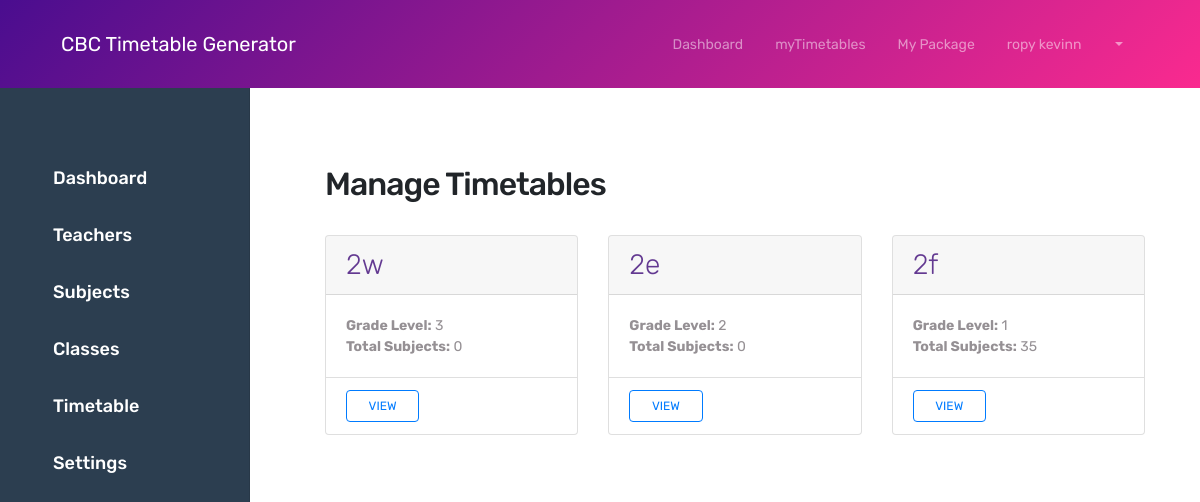
Page /admin/timetables (signed in) on the committed database.
### app/models/user.py (models this page shows, shortened)
class User(UserMixin, db.Model):
    id = db.Column(db.Integer, primary_key=True)
    username = db.Column(db.String(64), unique=True, nullable=False)
    email = db.Column(db.String(120), unique=True, nullable=False)
    password_hash = db.Column(db.String(128))
    role = db.Column(db.String(20), default='teacher')
    school_id = db.Column(db.Integer, db.ForeignKey('school.id'), nullable=False)
    is_active = db.Column(db.Boolean, default=True)
    created_at = db.Column(db.DateTime, default=db.func.current_timestamp())
    updated_at = db.Column(db.DateTime, default=db.func.current_timestamp(),
                          onupdate=db.func.current_timestamp())
    @property
    def is_admin(self):
        return self.role == 'admin'

### app/models/timetable.py (models this page shows)
class Class(db.Model):
    id = db.Column(db.Integer, primary_key=True)
    name = db.Column(db.String(20), nullable=False)
    grade_level = db.Column(db.Integer, nullable=False)
    school_id = db.Column(db.Integer, db.ForeignKey('school.id'), nullable=False)
    timetable_entries = db.relationship('TimetableEntry', backref='class', lazy=True)

### app/admin/routes.py (the view)
@bp.route('/timetables')
@login_required
@admin_required
def manage_timetables():
    classes = Class.query.filter_by(school_id=current_user.school_id).all()
    subjects = Subject.query.filter_by(school_id=current_user.school_id).all()
    teachers = Teacher.query.filter_by(school_id=current_user.school_id).all()
    return render_template('admin/manage_timetables.html',
                         classes=classes,
                         subjects=subjects,
                         teachers=teachers)

### app/models/school.py (called while the page is built)
    def has_premium_subscription(self):
        return (self.subscription_type == 'premium' and
                self.subscription_end_date > datetime.utcnow())

### app/models/user.py (called while the page is built)
@login_manager.user_loader
def load_user(id):
    return User.query.get(int(id))

### app/utils/security.py (called while the page is built)
def admin_required(f):
    @wraps(f)
    def decorated_function(*args, **kwargs):
        if not current_user.is_authenticated or not current_user.is_admin:
            abort(403)
        return f(*args, **kwargs)
    return decorated_function

### app/templates/admin/manage_timetables.html (shortened to what this page needs)
{% extends "admin/base.html" %}
{% block admin_content %}
<div class="container-fluid">
    <div class="sidebar" style="width: 250px; background-color: #2C3E50; color: white; height: 100vh; padding-top: 20px; position: fixed; top: 0; left: 0; z-index: 1000;">
        <ul class="nav flex-column" style="list-style-type: none; padding-left: 0;">
            <li class="nav-item">
                <a href="{{ url_for('admin.dashboard') }}" class="nav-link text-white" style="padding: 15px; font-size: 18px;">
                     Dashboard
                </a>
            </li>
            <li class="nav-item">
                <a href="{{ url_for('admin.manage_teachers') }}" class="nav-link text-white" style="padding: 15px; font-size: 18px;">
                     Teachers
                </a>
            </li>
            <li class="nav-item">
                <a href="{{ url_for('admin.manage_subjects') }}" class="nav-link text-white" style="padding: 15px; font-size: 18px;">
                     Subjects
                </a>
            </li>
            <li class="nav-item">
                <a href="{{ url_for('admin.manage_classes') }}" class="nav-link text-white" style="padding: 15px; font-size: 18px;">
                     Classes
                </a>
            </li>
            <li class="nav-item">
                <a href="{{ url_for('admin.manage_timetables') }}" class="nav-link text-white" style="padding: 15px; font-size: 18px;">
                     Timetable
                </a>
            </li>
            <li class="nav-item">
                <a href="{{ url_for('admin.settings') }}" class="nav-link text-white" style="padding: 15px; font-size: 18px;">
                     Settings
                </a>
            </li>
        </ul>
    </div>
    <div class="main-content" style="margin-left: 250px; padding: 20px;">
    <div class="d-flex justify-content-between align-items-center mb-4">
        <h1 class="h2">Manage Timetables</h1>
    </div>
    <div class="row">
        {% for class in classes %}
        <div class="col-md-6 col-lg-4 mb-4">
            <div class="card h-100">
                <div class="card-header">
                    <h5 class="card-title mb-0">{{ class.name }}</h5>
                </div>
                <div class="card-body">
                    <p class="card-text">
                        <strong>Grade Level:</strong> {{ class.grade_level }}<br>
                        <strong>Total Subjects:</strong> {{ class.timetable_entries|length }}
                    </p>
                </div>
                <div class="card-footer bg-transparent">
                    <div class="d-flex gap-2">
                        <a href="{{ url_for('admin.view_timetable', class_id=class.id) }}"
                           class="btn btn-outline-primary flex-grow-1">
                             View
                        </a>
                    </div>
                </div>
            </div>
        </div>
        {% endfor %}
    </div>
</div>
</div>
{% endblock %}

### app/templates/base.html (shortened to what this page needs)
<!DOCTYPE html>
<html lang="en">
<head>
    <link rel="stylesheet" href="{{ url_for('static', filename='css/bootstrap.min.css') }}">
    <link rel="stylesheet" href="{{ url_for('static', filename='css/themify-icons.css') }}">
    <link rel="stylesheet" href="{{ url_for('static', filename='css/owl.carousel.min.css') }}">
    <link href="{{ url_for('static', filename='css/style.css') }}" rel="stylesheet">
    <link href="{{ url_for('static', filename='dashboard.css') }}" rel="stylesheet">
    <link href="{{ url_for('static', filename='css2/style.css') }}" rel="stylesheet">
</head>
<body>
    <div class="nav-menu fixed-top">
        <div class="container">
            <div class="row">
                <div class="col-md-12">
                    <nav class="navbar navbar-dark navbar-expand-lg">
                        <a class="navbar-brand" href="{{ url_for('main.index') }}"> CBC Timetable Generator</a>
                        <div class="collapse navbar-collapse" id="navbar">
                            <ul class="navbar-nav ml-auto">
                                {% if current_user.is_authenticated %}
                                <li class="nav-item">
                                    <a class="nav-link" href="{{ url_for('admin.dashboard') }}">Dashboard</a>
                                </li>
                                {% endif %}
                            </ul>
                            <ul class="navbar-nav">
                                {% if current_user.is_authenticated %}
                                <li class="nav-item">
                                    <a class="nav-link" href="{{  url_for('admin.timetable')  }}">myTimetables</a>
                                </li>
                                <li class="nav-item">
                                    <a class="nav-link" href="{{ url_for('admin.dashboard') }}">My Package</a>
                                </li>
                                <li class="nav-item dropdown">
                                    <a class="nav-link dropdown-toggle" href="#" id="navbarDropdown" role="button"
                                        data-bs-toggle="dropdown">
                                        {{ current_user.username }}
                                    </a>
                                </li>
                                {% endif %}
                            </ul>
                        </div>
                    </nav>
                </div>
            </div>
        </div>
    </div>
    <div class="content" style="padding-top: 100px;">
        {% block content %}{% endblock %}
    </div>
</body>
</html>

### app/static/css/style.css (style rules this page uses)
body { font-family: 'Rubik', sans-serif; position: relative; }
a { color: #e38cb7; }
h1 { font-size: 60px; font-weight: 300; letter-spacing: -1px; margin-bottom: 1.5rem; }
h5 { font-size: 28px; font-weight: 300; color: #633991; margin-bottom: 0.7rem; }
p { color: #959094; }
.btn { font-size: 12px; font-weight: 400; text-transform: uppercase; padding: 0.375rem 1.35rem; transition: all 0.3s ease; }
.nav-menu { padding: 1rem 0; transition: all 0.3s ease; background-color: rgb(74, 13, 143); background: -moz-linear-gradient(135deg, rgb(74, 13, 143) 0%, rgb(250, 42, 143) 100%); background: -webkit-linear-gradient(135deg, rgb(74, 13, 143) 0%, rgb(250, 42, 143) 100%); background: linear-gradient(135deg, rgb(74, 13, 143) 0%, rgb(250, 42, 143) 100%); }
.navbar-nav .nav-link { position: relative; }
@media (min-width: 992px) { .navbar-expand-lg .navbar-nav .nav-link { padding-right: 1rem; padding-left: 1rem; font-size: 14px; } }
.card-text { font-size: 14px; }
.sidebar { position: fixed; top: 20; left: 0; z-index: 1000; }
.nav { margin-top:130px }
.nav-link { display: flex; align-items: center; gap: 30px; }
.main-content { margin-left: 20px; padding: 20px; }

### app/static/dashboard.css (style rules this page uses)
.sidebar { position: fixed; top: 0; bottom: 0; left: 0; z-index: 100; padding: 48px 0 0; box-shadow: inset -1px 0 0 rgba(0, 0, 0, .1); }
.sidebar .nav-link { font-weight: 500; color: #333; padding: 0.5rem 1rem; }

### rows in the picture
User: username "ropy kevinn"
Class: name "2w", grade_level "3", timetable_entries|length "0"
Class: name "2e", grade_level "2", timetable_entries|length "0"
Class: name "2f", grade_level "1", timetable_entries|length "35"
